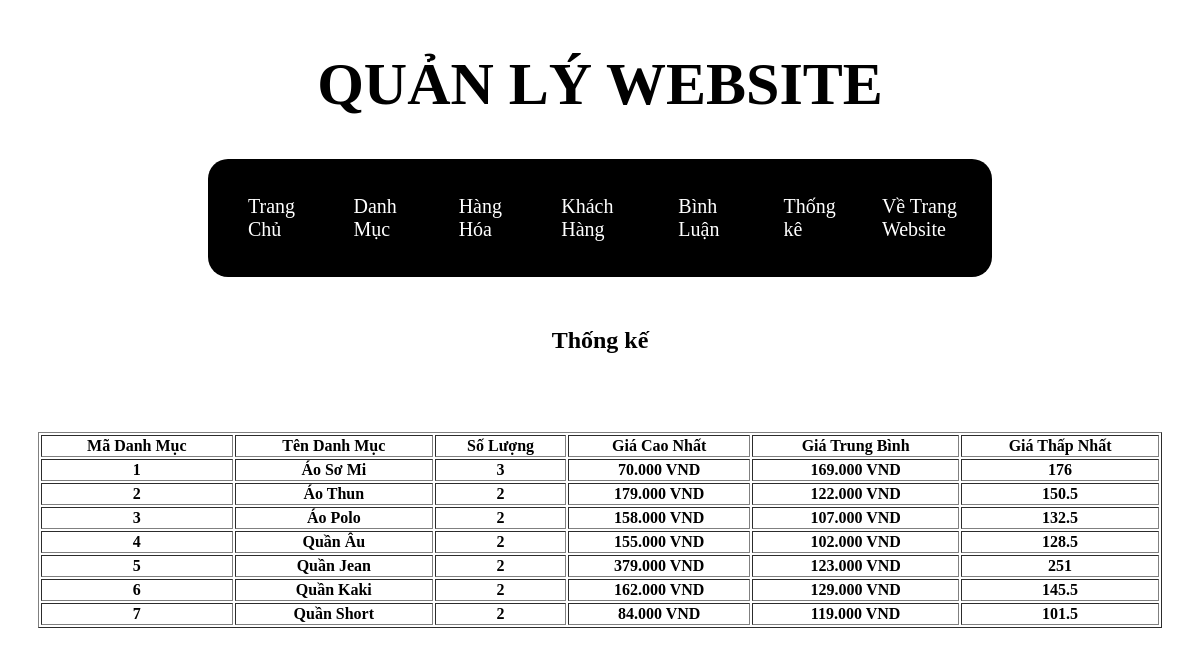
/admin/index.php?act=loadtk, run on the app's committed database.
### tables this page shows
CREATE TABLE `category` (
  `category_id` int(11) NOT NULL,
  `category_name` varchar(200) NOT NULL
);

### model/pdo.php (called while the page is built, shortened)
<?php
function pdo_get_connection(){
    $dburl = "mysql:host=localhost;dbname=duanmau;charset=utf8";
    $username = 'root';
    $password = '';
    $conn = new PDO($dburl, $username, $password);
    $conn->setAttribute(PDO::ATTR_ERRMODE, PDO::ERRMODE_EXCEPTION);
    return $conn;
}
function pdo_query($sql){
    $sql_args = array_slice(func_get_args(), 1);
    try{
        $conn = pdo_get_connection();
        $stmt = $conn->prepare($sql);
        $stmt->execute($sql_args);
        $rows = $stmt->fetchAll();
        return $rows;
    }
    catch(PDOException $e){
        throw $e;
    }
    finally{
        unset($conn);
    }
}

### model/thong-ke.php (called while the page is built)
<?php
function loadall_thongke()
{
    $sql = "SELECT category.category_id as category_id, category.category_name as category_name, count(product.id) as countsp, min(product.price_del) as minprice, max(product.price_del) as maxprice, avg(product.price_del) as avgprice ";
    $sql .= " from product left join category ON category.category_id = product.category_id";
    $sql .= "  group by category.category_id order by category.category_id asc";
    $listtk = pdo_query($sql);
    return $listtk;
}

### admin/thongke/thongke.php (the view, shortened to what this page needs)
<div class="list-sp">
    <div class="text-sp">
        <h2>Thống kế</h2>
    </div>
    <br>
    <table border="1px" class="table-sp">
        <tr>
            <th>Mã Danh Mục</th>
            <th>Tên Danh Mục</th>
            <th>Số Lượng</th>
            <th>Giá Cao Nhất</th>
            <th>Giá Trung Bình</th>
            <th>Giá Thấp Nhất</th>
        </tr>
        <?php foreach ($listtk as $tk) : ?>
            <tr>
                <th><?= $tk['category_id'] ?></th>
                <th><?= $tk['category_name'] ?></th>
                <th><?= $tk['countsp'] ?></th>
                <th><?= $tk['maxprice'] ?></th>
                <th><?= $tk['minprice'] ?></th>
                <th><?= $tk['avgprice'] ?></th>
            </tr>
        <?php endforeach ?>
    </table>
    <div class="bieudo">
        <div id="myChart" style="width:100%; max-width:600px; height:500px;">
        </div>
    </div>
</div>

### views/css/list-category.css (style rules this page uses)
table { width: 920px; margin-top: 40px; }

### views/css/list-product.css (style rules this page uses)
.list-sp { padding-left: 30px; padding-right: 30px; }
.text-sp { text-align: center; margin-top: 50px; }
table { width: 100%; }

### data on the page
category: category_id "1", category_name "Áo Sơ Mi", countsp "3", maxprice "70.000 VND", minprice "169.000 VND", avgprice "176"
category: category_id "2", category_name "Áo Thun", countsp "2", maxprice "179.000 VND", minprice "122.000 VND", avgprice "150.5"
category: category_id "3", category_name "Áo Polo", countsp "2", maxprice "158.000 VND", minprice "107.000 VND", avgprice "132.5"
category: category_id "4", category_name "Quần Âu", countsp "2", maxprice "155.000 VND", minprice "102.000 VND", avgprice "128.5"
category: category_id "5", category_name "Quần Jean", countsp "2", maxprice "379.000 VND", minprice "123.000 VND", avgprice "251"
category: category_id "6", category_name "Quần Kaki", countsp "2", maxprice "162.000 VND", minprice "129.000 VND", avgprice "145.5"
category: category_id "7", category_name "Quần Short", countsp "2", maxprice "84.000 VND", minprice "119.000 VND", avgprice "101.5"
